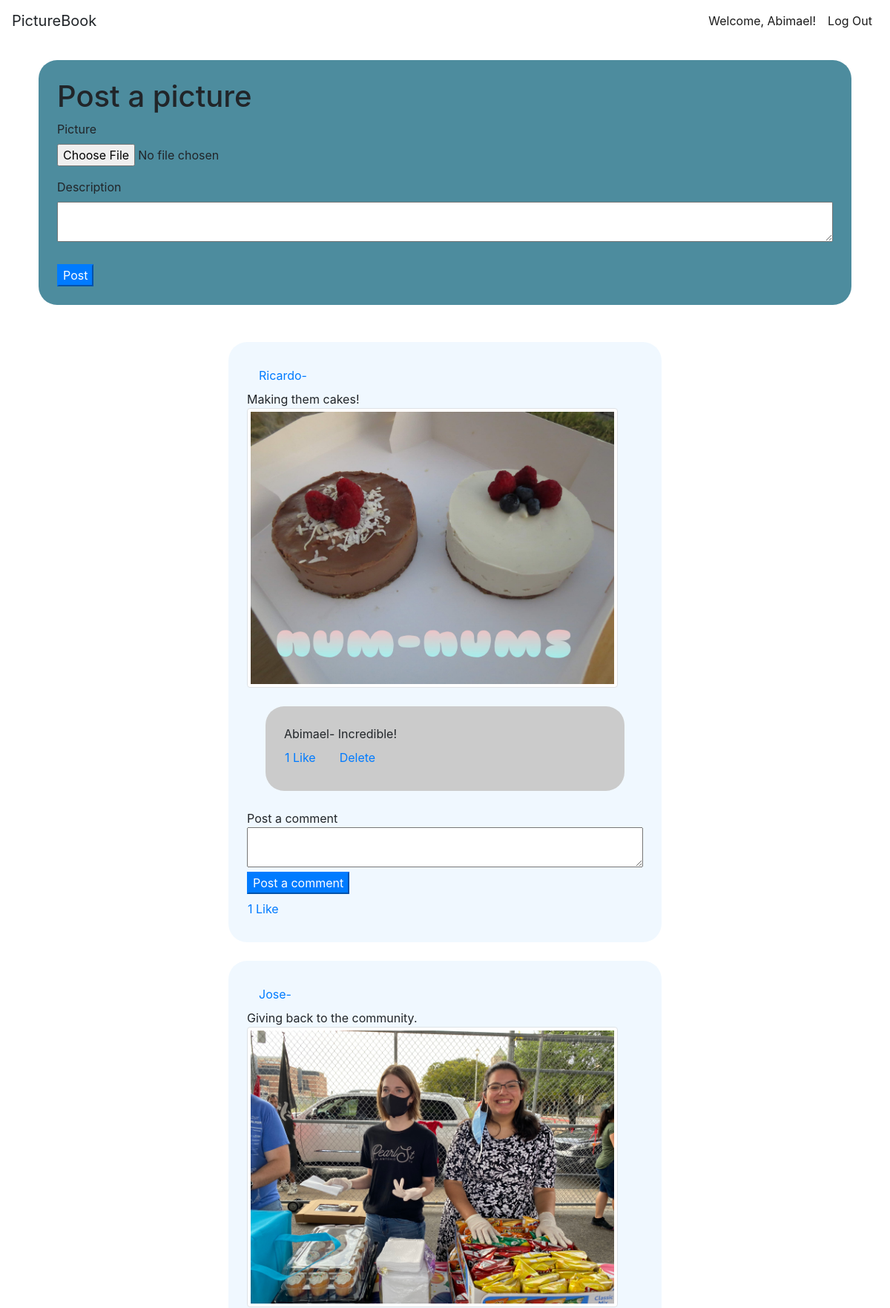
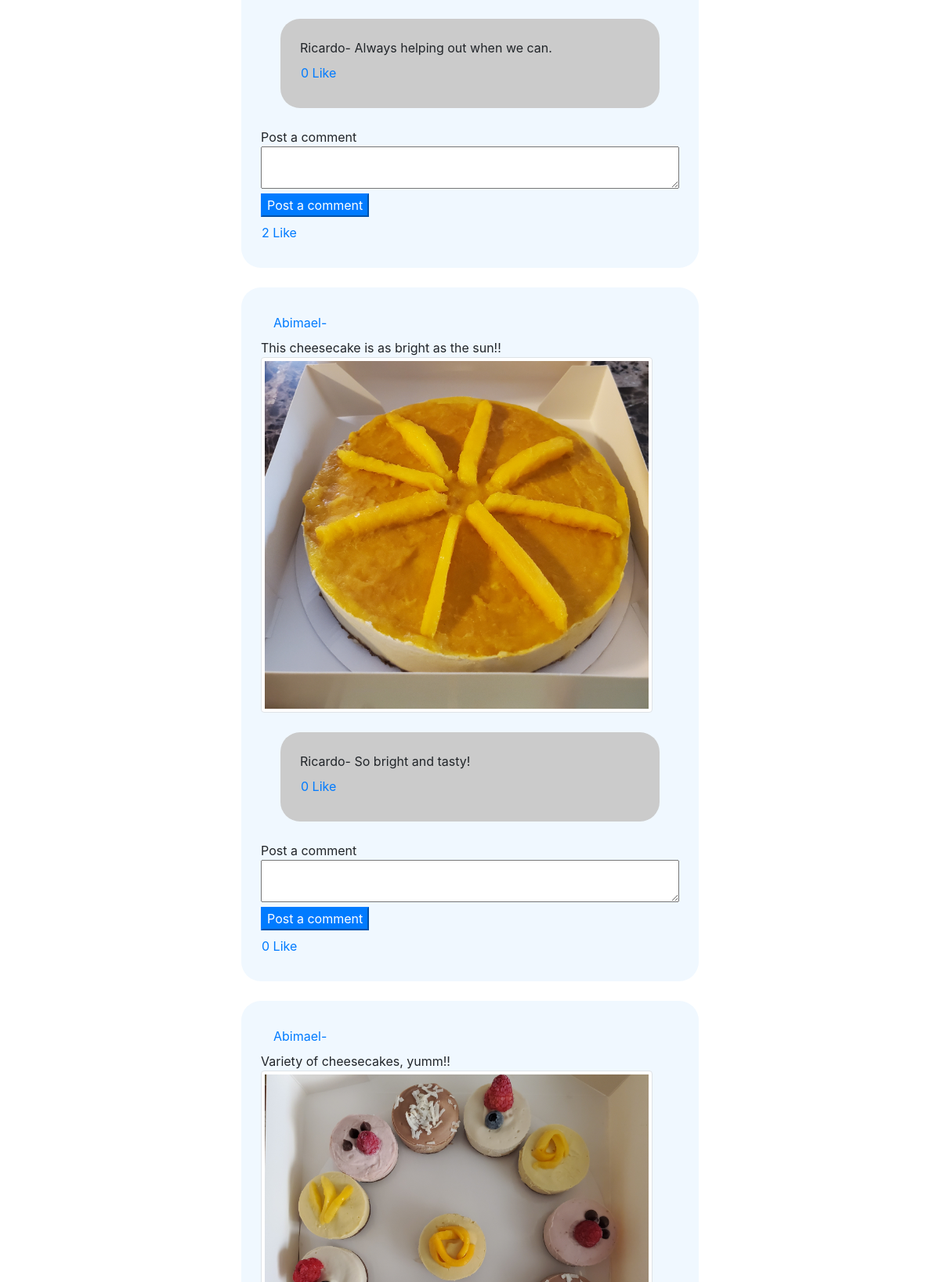
The page /wall (signed in, upper part) on the database its author committed (2 pictures, top to bottom).
### pictureapp/models.py (models this page shows)
class User(models.Model):
    first_name = models.CharField(max_length=255)
    last_name = models.CharField(max_length=255)
    email = models.CharField(max_length=255)
    phone = models.CharField(max_length=255)
    city = models.CharField(null=True, max_length=255)
    password = models.CharField(max_length=255)
    profile_pic = models.ImageField(default="profile.png", null=True, blank=True)
    created_at = models.DateTimeField(auto_now_add=True)
    updated_at = models.DateTimeField(auto_now=True)
    objects = UserManager()

class Post(models.Model):
    picture = models.ImageField(null=True, blank=True)
    desc = models.TextField(null=True)
    poster = models.ForeignKey(User, related_name='user_posts', on_delete=models.CASCADE)
    likes = models.ManyToManyField(User, related_name='liked_posts')

class Comment(models.Model):
    comment = models.CharField(max_length=255)
    poster = models.ForeignKey(User, related_name='comments', on_delete=models.CASCADE)
    post = models.ForeignKey(Post, related_name='post_comments', on_delete=models.CASCADE)
    likes = models.ManyToManyField(User, related_name='liked_comments')

### pictureapp/views.py (the view)
# urls.py: path('wall', views.success),
def success(request):
    if "user_id" not in request.session:
        return redirect('/')
    context={
        "posts": Post.objects.all(),
        "comments":Comment.objects.all()
    }
    return render (request,'main_page.html', context)

### pictureapp/templates/main_page.html (shortened to what this page needs)
<!DOCTYPE html>
<html lang="en">
    <head>
        <link rel="stylesheet" href="https://maxcdn.bootstrapcdn.com/bootstrap/4.0.0/css/bootstrap.min.css">
        {% load static %}
        <link rel="stylesheet" href="{% static '/css/styles.css' %}">
    </head>
    <body>
        <nav id="card1" class="navbar navbar-expand-lg navbar-light">
            <div class="collapse navbar-collapse" id="navbarTogglerDemo01">
                <a id="Title" class="navbar-brand">PictureBook</a>
                <ul class="navbar-nav ml-auto mt-2 mt-lg-0 ml-auto">
                    <li class="nav-item active">
                        <a class="nav-link" href="/profile/{{request.session.user_id}}">Welcome, {{request.session.user_name}}!</a>
                    </li>
                    <li class="nav-item active">
                        <a class="nav-link" href="/logout">Log Out</a>
                    </li>
                </ul>
            </div>
        </nav>
        <div class="container">
            <div class="row justify-content-center">
                <div class="create">
                    <h1>Post a picture</h1>
                    <form action="/create_post" method="post" enctype="multipart/form-data">
                        <div class="form-group">
                            <label for="exampleFormControlFile1">Picture</label>
                            <input type="file" class="form-control-file" id="pic" value="" name="pic">
                        </div>
                        <div>
                            <label for="">Description</label>
                            <textarea name="desc" cols="100" rows="2"></textarea>
                        </div>
                        <br>
                        <button class="btn-primary">Post</button>
                    </form>
                </div>
                <div>
                    {% for post in posts reversed %}
                    <div class="post">
                        <a class="nav-link" href="/profile/{{post.poster.id}}">{{post.poster.first_name}}-</a>
                        {{post.desc}}
                        <br>
                        <img class="img-thumbnail" alt="missing image" src="{{post.picture.url}}" >
                            {% for comment in post.post_comments.all %}
                        <div class="comment">
                            {{comment.poster.first_name}}-
                            {{comment.comment}}
                            <div class="row">
                                <a class="nav-link" href="/like_com/{{comment.id}}">{{comment.likes.count}} Like</a>
                                {% if comment.poster.id == request.session.user_id %}
                                <a class="nav-link" href="/delete_com/{{comment.id}}">Delete</a>
                                {% endif %}
                            </div>
                        </div>
                            {% endfor %}
                        <div>
                            Post a comment
                            <form action="/create_comment/{{post.id}}" method="post">
                                <textarea name="comment" cols="50" rows="2"></textarea>
                                <br>
                                <button class="btn-primary">Post a comment</button>
                            </form>
                            <div class="row">
                            <a class="nav-link" href="/like/{{post.id}}">{{post.likes.count}} Like</a>
                            </div>
                        </div>
                    </div>
                    {% endfor %}
                </div>
            </div>
        </div>
    </body>
</html>

### pictureapp/static/css/styles.css (style rules this page uses)
.post { background-color: aliceblue; padding: 25px; margin: 25px; border-radius: 25px; }
.comment { background-color: #cbcbcb; padding: 25px; margin: 25px; min-height: 50px; border-radius: 25px; }
.create { background-color: #4D8C9E; padding: 25px; margin: 25px; border-radius: 25px; }
.img-thumbnail { max-width: 500px; max-height: 500px; }

### rows shown on the page
User: session.user_name "Abimael"
Post: poster.first_name "Ricardo", desc "Making them cakes!", picture (picture), likes.count "1"
Comment: poster.first_name "Abimael", comment "Incredible!", likes.count "1"
Post: poster.first_name "Jose", desc "Giving back to the community.", picture (picture), likes.count "2"
Comment: poster.first_name "Ricardo", comment "Always helping out when we can.", likes.count "0"
Post: poster.first_name "Abimael", desc "This cheesecake is as bright as the sun!!", picture (picture), likes.count "0"
Comment: poster.first_name "Ricardo", comment "So bright and tasty!", likes.count "0"
Post: poster.first_name "Abimael", desc "Variety of cheesecakes, yumm!!", picture (picture)
